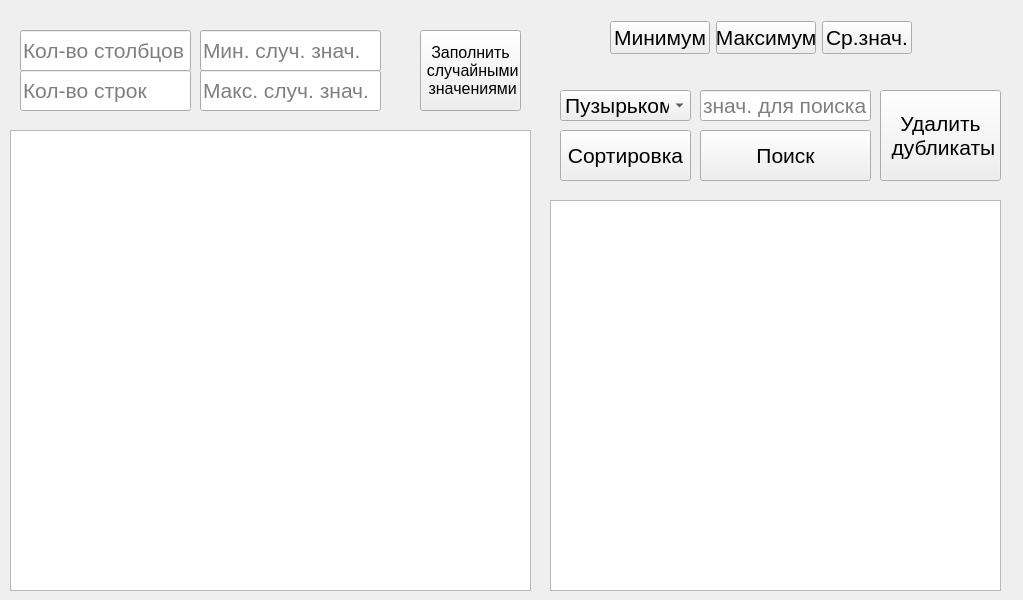
<?xml version="1.0" encoding="UTF-8"?>
<ui version="4.0">
 <class>Widget</class>
 <widget class="QWidget" name="Widget">
  <property name="geometry">
   <rect>
    <x>0</x>
    <y>0</y>
    <width>1023</width>
    <height>600</height>
   </rect>
  </property>
  <property name="font">
   <font>
    <pointsize>16</pointsize>
   </font>
  </property>
  <property name="windowTitle">
   <string>Сортировка таблицы</string>
  </property>
  <widget class="QTableWidget" name="mainTable">
   <property name="geometry">
    <rect>
     <x>10</x>
     <y>130</y>
     <width>521</width>
     <height>461</height>
    </rect>
   </property>
  </widget>
  <widget class="QPushButton" name="randomFill">
   <property name="geometry">
    <rect>
     <x>420</x>
     <y>30</y>
     <width>101</width>
     <height>81</height>
    </rect>
   </property>
   <property name="font">
    <font>
     <pointsize>12</pointsize>
    </font>
   </property>
   <property name="text">
    <string>Заполнить
 случайными
 значениями</string>
   </property>
   <property name="iconSize">
    <size>
     <width>12</width>
     <height>12</height>
    </size>
   </property>
   <property name="autoRepeat">
    <bool>false</bool>
   </property>
   <property name="autoExclusive">
    <bool>false</bool>
   </property>
  </widget>
  <widget class="QComboBox" name="typeOfSorting">
   <property name="geometry">
    <rect>
     <x>560</x>
     <y>90</y>
     <width>131</width>
     <height>31</height>
    </rect>
   </property>
   <item>
    <property name="text">
     <string>Пузырьком</string>
    </property>
   </item>
   <item>
    <property name="text">
     <string>Быстрая</string>
    </property>
   </item>
   <item>
    <property name="text">
     <string>Расчёска</string>
    </property>
   </item>
   <item>
    <property name="text">
     <string>Гномья</string>
    </property>
   </item>
   <item>
    <property name="text">
     <string>Обезьянья</string>
    </property>
   </item>
  </widget>
  <widget class="QPushButton" name="sortButton">
   <property name="geometry">
    <rect>
     <x>560</x>
     <y>130</y>
     <width>131</width>
     <height>51</height>
    </rect>
   </property>
   <property name="text">
    <string>Сортировка</string>
   </property>
  </widget>
  <widget class="QLineEdit" name="numOfColumns">
   <property name="geometry">
    <rect>
     <x>20</x>
     <y>30</y>
     <width>171</width>
     <height>41</height>
    </rect>
   </property>
   <property name="text">
    <string/>
   </property>
   <property name="placeholderText">
    <string>Кол-во столбцов</string>
   </property>
  </widget>
  <widget class="QLineEdit" name="numOfRows">
   <property name="geometry">
    <rect>
     <x>20</x>
     <y>70</y>
     <width>171</width>
     <height>41</height>
    </rect>
   </property>
   <property name="text">
    <string/>
   </property>
   <property name="placeholderText">
    <string>Кол-во строк</string>
   </property>
  </widget>
  <widget class="QLineEdit" name="maxInt">
   <property name="geometry">
    <rect>
     <x>200</x>
     <y>70</y>
     <width>181</width>
     <height>41</height>
    </rect>
   </property>
   <property name="text">
    <string/>
   </property>
   <property name="placeholderText">
    <string>Макс. случ. знач.</string>
   </property>
  </widget>
  <widget class="QLineEdit" name="minInt">
   <property name="geometry">
    <rect>
     <x>200</x>
     <y>30</y>
     <width>181</width>
     <height>41</height>
    </rect>
   </property>
   <property name="text">
    <string/>
   </property>
   <property name="placeholderText">
    <string>Мин. случ. знач.</string>
   </property>
  </widget>
  <widget class="QTextBrowser" name="textOut">
   <property name="geometry">
    <rect>
     <x>550</x>
     <y>200</y>
     <width>451</width>
     <height>391</height>
    </rect>
   </property>
  </widget>
  <widget class="QWidget" name="layoutWidget">
   <property name="geometry">
    <rect>
     <x>610</x>
     <y>20</y>
     <width>302</width>
     <height>35</height>
    </rect>
   </property>
   <layout class="QHBoxLayout" name="horizontalLayout">
    <item>
     <widget class="QPushButton" name="getMinButton">
      <property name="text">
       <string>Минимум</string>
      </property>
     </widget>
    </item>
    <item>
     <widget class="QPushButton" name="getMaxButton">
      <property name="text">
       <string>Максимум</string>
      </property>
     </widget>
    </item>
    <item>
     <widget class="QPushButton" name="meanInt">
      <property name="text">
       <string>Ср.знач.</string>
      </property>
     </widget>
    </item>
   </layout>
  </widget>
  <widget class="QLineEdit" name="searchValue">
   <property name="geometry">
    <rect>
     <x>700</x>
     <y>90</y>
     <width>171</width>
     <height>31</height>
    </rect>
   </property>
   <property name="placeholderText">
    <string>знач. для поиска</string>
   </property>
  </widget>
  <widget class="QPushButton" name="searchButton">
   <property name="geometry">
    <rect>
     <x>700</x>
     <y>130</y>
     <width>171</width>
     <height>51</height>
    </rect>
   </property>
   <property name="text">
    <string>Поиск</string>
   </property>
  </widget>
  <widget class="QPushButton" name="deleteDublicatesButton">
   <property name="geometry">
    <rect>
     <x>880</x>
     <y>90</y>
     <width>121</width>
     <height>91</height>
    </rect>
   </property>
   <property name="text">
    <string>Удалить 
 дубликаты</string>
   </property>
  </widget>
 </widget>
 <resources/>
 <connections/>
</ui>
